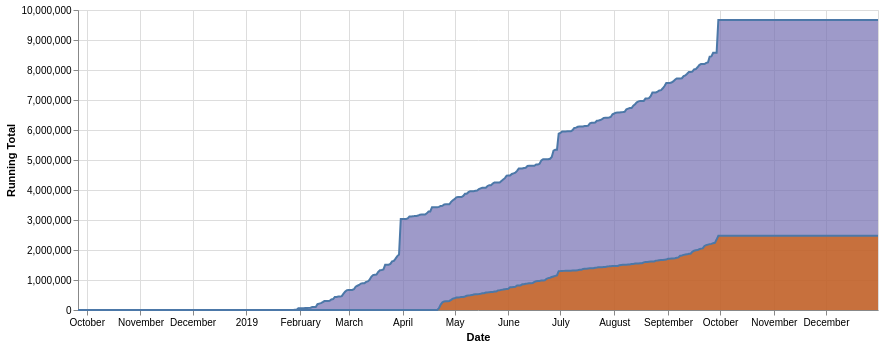

The notebook cell saved with this chart:
### Code cell
co_chart = alt.Chart(cornyn, width=800).mark_area(
    color='#7570B3',
    line=True
).encode(
    x='Date:T',
    y='Running Total'
)
he_chart = alt.Chart(hegar, width=800).mark_area(
    color='#D95F02',
    line=True
).encode(
    x='Date:T',
    y='Running Total'
)

co_chart + he_chart

### Figure 1 — Vega-Lite specification as saved in the notebook (floating-point values rounded to 4 significant figures; data arrays with more than 128 entries replaced by an {"elided": "..."} marker saying what was removed)
{"$schema": "https://vega.github.io/schema/vega-lite/v3.4.0.json", "config": {"mark": {"tooltip": null}, "view": {"height": 300, "width": 400}}, "datasets": {"data-a901e681f758bb37271b96506b30774a": {"elided": "462 records"}, "data-ba47b9c458055a52fb193e81527dbc65": {"elided": "462 records"}}, "layer": [{"data": {"name": "data-a901e681f758bb37271b96506b30774a"}, "encoding": {"x": {"field": "Date", "type": "temporal"}, "y": {"field": "Running Total", "type": "quantitative"}}, "mark": {"color": "#7570B3", "line": true, "type": "area"}, "width": 800}, {"data": {"name": "data-ba47b9c458055a52fb193e81527dbc65"}, "encoding": {"x": {"field": "Date", "type": "temporal"}, "y": {"field": "Running Total", "type": "quantitative"}}, "mark": {"color": "#D95F02", "line": true, "type": "area"}, "width": 800}]}
